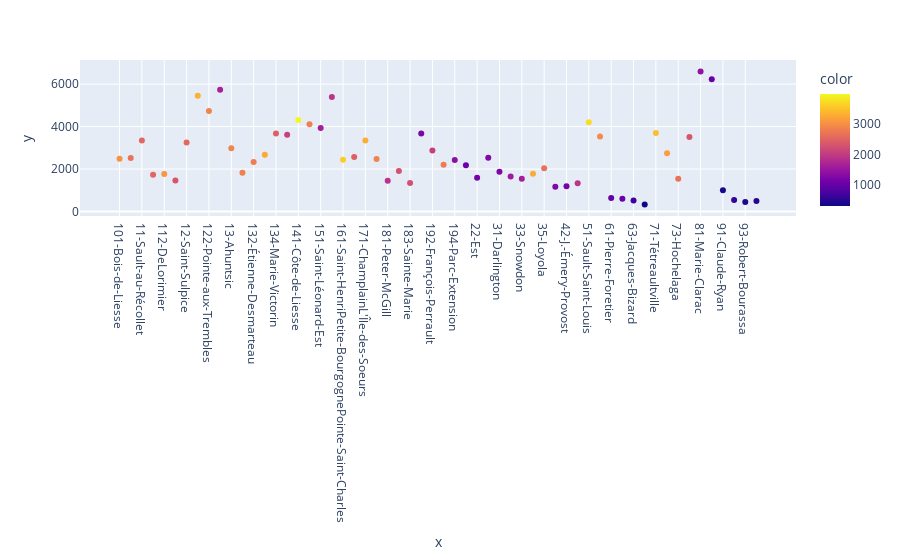

The code cell stored with this chart in its notebook:
### Code cell
fig = px.scatter(x=df[df.columns[0]], y=df[df.columns[1]],color=df[df.columns[3]])
fig.show()

### Figure 1 — Plotly figure (JSON) as saved in the notebook; plotly's stock layout.template omitted (floating-point values rounded to 4 significant figures)
{"data": [{"hovertemplate": "x=%{x}<br>y=%{y}<br>color=%{marker.color}<extra></extra>", "legendgroup": "", "marker": {"color": [3024, 2675, 2532, 2514, 3044, 2316, 2543, 3330, 2852, 1656, 2873, 2815, 2788, 3234, 2431, 2081, 3959, 2822, 1641, 1908, 3578, 2438, 3291, 2849, 1894, 2282, 2271, 1220, 2039, 2782, 1402, 1076, 1172, 1286, 1232, 1578, 1636, 3262, 2648, 1266, 1157, 1908, 3717, 2943, 998, 1068, 690, 326, 3454, 3139, 2675, 2338, 1435, 1051, 423, 592, 419, 489], "coloraxis": "coloraxis", "symbol": "circle"}, "mode": "markers", "name": "", "orientation": "v", "showlegend": false, "type": "scatter", "x": ["101-Bois-de-Liesse", "102-Cap-Saint-Jacques", "11-Sault-au-Récollet", "111-Mile-End", "112-DeLorimier", "113-Jeanne-Mance", "12-Saint-Sulpice", "121-La Pointe-aux-Prairies", "122-Pointe-aux-Trembles", "123-Rivière-des-Prairies", "13-Ahuntsic", "131-Saint-Édouard", "132-Étienne-Desmarteau", "133-Vieux-Rosemont", "134-Marie-Victorin", "14-Bordeaux-Cartierville", "141-Côte-de-Liesse", "142-Norman-McLaren", "151-Saint-Léonard-Est", "152-Saint-Léonard-Ouest", "161-Saint-HenriPetite-BourgognePointe-Saint-Charles", "162-Saint-PaulÉmard", "171-ChamplainL'Île-des-Soeurs", "172-Desmarchais-Crawford", "181-Peter-McGill", "182-Saint-Jacques", "183-Sainte-Marie", "191-Saint-Michel", "192-François-Perrault", "193-Villeray", "194-Parc-Extension", "21-Ouest", "22-Est", "23-Centre", "31-Darlington", "32-Côte-des-Neiges", "33-Snowdon", "34-Notre-Dame-de-Grâce", "35-Loyola", "41-du Canal", "42-J.-Émery-Provost", "43-Fort-Rolland", "51-Sault-Saint-Louis", "52-Cecil-P.-Newman", "61-Pierre-Foretier", "62-Denis-Benjamin-Viger", "63-Jacques-Bizard", "64-Sainte-Geneviève", "71-Tétreaultville", "72-MaisonneuveLongue-Pointe", "73-Hochelaga", "74-Louis-Riel", "81-Marie-Clarac", "82-Ovide-Clermont", "91-Claude-Ryan", "92-Joseph-Beaubien", "93-Robert-Bourassa", "94-Jeanne-Sauvé"], "xaxis": "x", "y": [2481, 2525, 3348, 1734, 1770, 1455, 3252, 5456, 4734, 5737, 2979, 1827, 2331, 2670, 3673, 3612, 4308, 4104, 3931, 5387, 2432, 2566, 3347, 2476, 1451, 1906, 1347, 3668, 2878, 2201, 2420, 2184, 1589, 2526, 1873, 1644, 1548, 1773, 2040, 1165, 1193, 1325, 4201, 3536, 631, 595, 518, 332, 3694, 2746, 1546, 3509, 6591, 6229, 996, 540, 446, 491], "yaxis": "y"}], "layout": {"coloraxis": {"colorbar": {"title": {"text": "color"}}, "colorscale": [[0, "#0d0887"], [0.1111, "#46039f"], [0.2222, "#7201a8"], [0.3333, "#9c179e"], [0.4444, "#bd3786"], [0.5556, "#d8576b"], [0.6667, "#ed7953"], [0.7778, "#fb9f3a"], [0.8889, "#fdca26"], [1, "#f0f921"]]}, "legend": {"tracegroupgap": 0}, "margin": {"t": 60}, "xaxis": {"anchor": "y", "domain": [0, 1], "title": {"text": "x"}}, "yaxis": {"anchor": "x", "domain": [0, 1], "title": {"text": "y"}}}}
